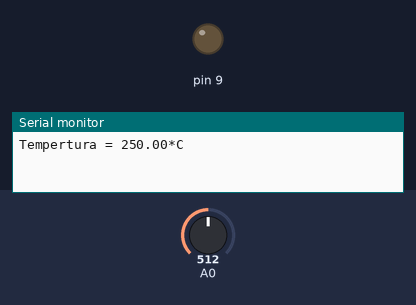
A sketch run on a simulated Arduino Uno, built with avr-gcc and run on an emulated ATmega328P. On the bench: output pins drawn as LEDs (lit = HIGH), the last lines printed to the serial monitor. The test bench sets the inputs (shaded band); at power-on: A0 = 512.

Above: at 0.1 s.
At 1.1 s:
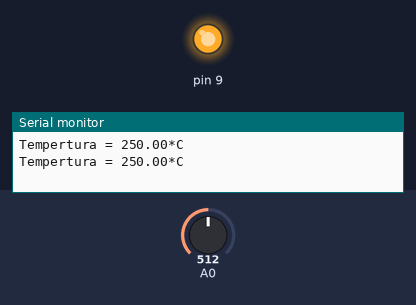
Timing chart, 0 to 2.6 s (numbered marks = the images above):
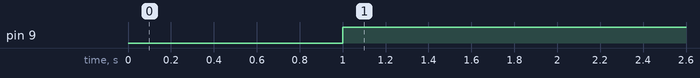

Measured:
- by itself, pin 9: LOW → HIGH at 1.0 s

The sketch:

LM35.ino
```cpp
int val;
void setup()
{
  Serial.begin(9600);
  pinMode(9, OUTPUT);
}
void loop()
{
  val = analogRead(0);
  float mv = ( val / 1024.0) * 5000;
  float cel = mv / 10;
  //float farh = (cel*9)/5 + 32;

  Serial.print("Tempertura = ");
  Serial.print(cel);
  Serial.println("*C");
  delay(1000);

  /* uncomment this to get temperature in farenhite
    Serial.print("TEMPRATURE = ");
    Serial.print(farh);
    Serial.print("*F");
    Serial.println();
  */

  digitalWrite(9, LOW);

  if (cel > 30)
  {
    digitalWrite(9, HIGH);
  }


}
```
